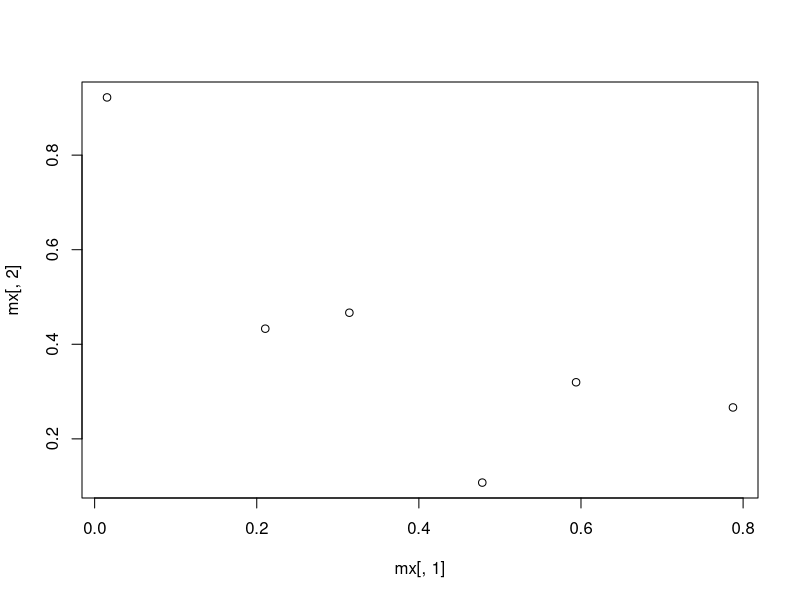

Generate this figure with R: (Note: this script raises an error after producing the figure.)
## ---- chunk 1
df<- data.frame(iris[(iris$Species !="versicolor" ),(1:5)])

## ---- chunk 2
df<- data.frame(iris[(iris$Species =="setosa" ),(1:5)])
setosa<- head(df,2)
write.table(setosa, file = 'doc_setosa.txt', quote = FALSE, col.names = TRUE)
## ---- chunk 3
s<- c("H","e","l","l","o","W","o","r","l","d")
s1<-strsplit(s, split= "", fixed = TRUE)
s2<- paste(s1, collapse = "_")
s2
 

## ---- chunk 4

tapply(quakes$depth, quakes$mag, mean)

## ---- chunk 5
f<- function(...){
  args<- as.double(...)
  s<- 0
  for(i in 1:length(args))
    s<- s+args[i]
    
return (s)
         }
j<- c("1","2","4","7")
f(j)
## ---- chunk 6
v1 <- c(25, 11, 34, 2, 17, 5)
v2 <- c(32, 16, 90, 45, 26 , 15, 3, 7)
(sqrt(sum(v1) / length(v1))) + (sqrt(sum(v2) / length(v2)))
## ---- chunk 7
l <- list(
  A = c(1:10), 
  name= c("Luca", "Enza", "Mario", "Paola", "Martina"), 
  B = c(rep("treated", 5), rep("untreated",5)), 
  drug = c(rep("aspirin",5))
  )
d1<-as.data.frame.list(l)
max.length <- max(sapply(l, length))
d1 <- lapply(l, function(v) { c(v, rep(NA, max.length-length(v)))})
do.call(rbind, d1)
d1

## ---- chunk 8
df <- data.frame(
  col1 = c(runif(10)),
  col2 = sample(c(1:6, NA), size = 10, replace = TRUE),
  col3 = c(rnorm(5), rep(NA, 5)),
  col4 = c(rep(c(sample(0:5, replace = T, size = 1), NA), 5))
  )
mean_fun<-function(x){
    mean_c = numeric(0)
    for( i in 1:ncol(x)){
        s = sum(x[,i], na.rm=TRUE)
        l = length(x[,i][is.na(x[,i]) == FALSE])
        mean_c[i] = s/l
    }
    return (mean_c)
    na_value(df)
}
mea<-mean_fun(df)

na_value<-function(x){
  for( i in 1:nrow(x)){
    for(j in 1:ncol(x)){
      if (is.na(x[[i,j]])){
      
      x[[i,j]]= "not avaiable"  
      } 
    }
    }
 
        
   return(x)  
    
}
not<-na_value(df)

lis<- list(mea,not) 
names(lis) <- c("mean", "not_av_df")
lis
## ---- chunk 9
m1<-matrix(runif(6), 2, 3)
m2<-matrix(runif(8), 4, 2)
mx<-merge(m1,m2, all=TRUE)
colnames(mx) <- LETTERS[seq(2, by=2, 6)]
rownames(mx) <- LETTERS[seq(1, by=2, 12)]
plot(mx[,1], mx[,2])

## ---- chunk 10
df1 <- data.frame(
  sample.1 = sample(LETTERS, size = 10, replace = TRUE),
  size = c(rep(1, 5)),
  sample.2 = sample(1:10, size = 10, replace = TRUE),
  prob = c(0.1, 0.05, 0.2, 0.05, 0.1),
  observations = c(3, 7, 2, 4, 5)
  )

df2 <- data.frame(
  prob = c(0.05, 0.1, 0.1, 0.05, 0.2),
  observations = c(3, 4, 6, 5, 8),
  sample.2 = sample(1:10, replace = TRUE, size = 10),
  sample.1 = sample(LETTERS, size = 10, replace = TRUE),
  size = c(rep(1, 5))
  )
colnames(df3)<-intersect(colnames(df1),colnames(df2))
df3<- data.frame(rbind.data.frame(df1,df2))
             
